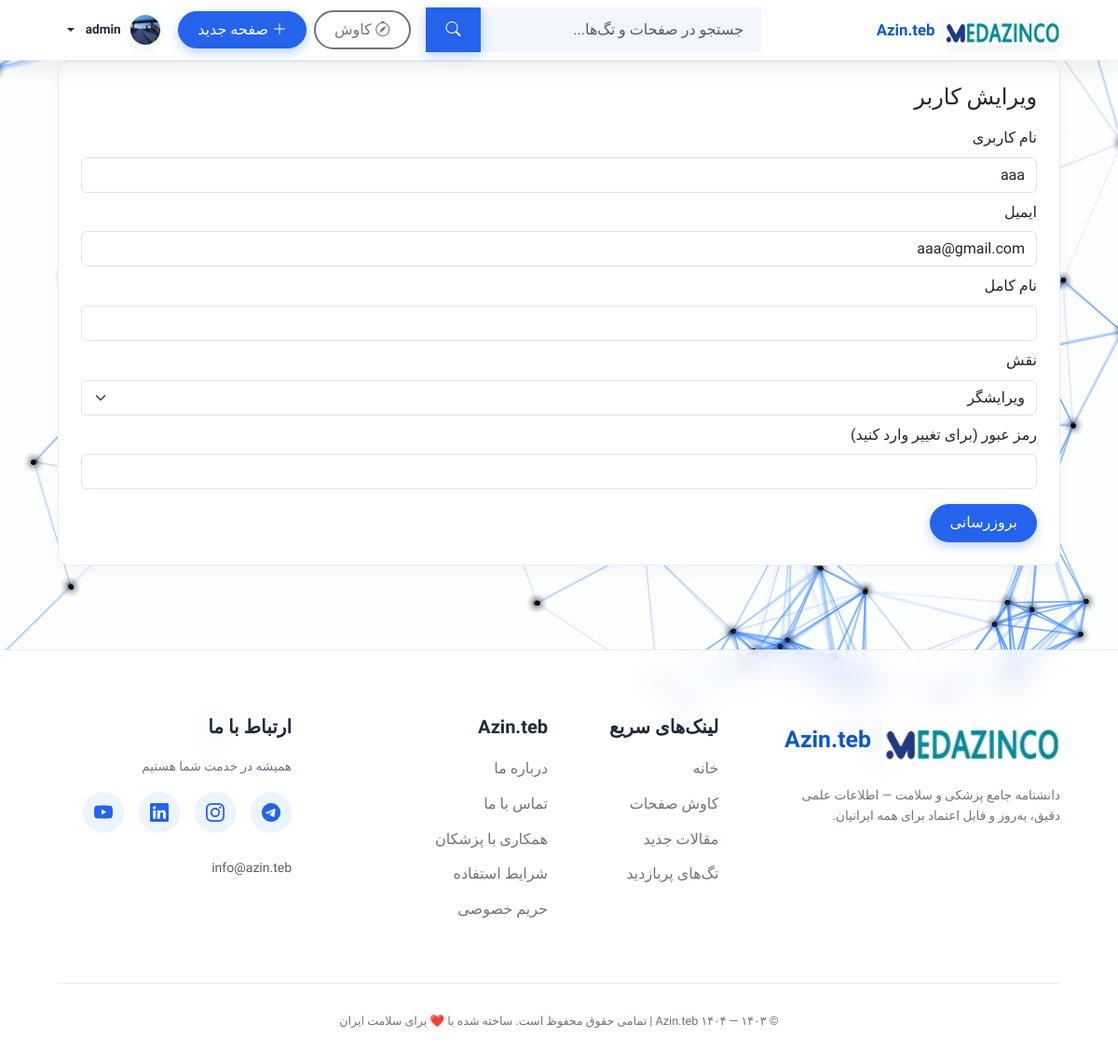
The app's page /admin/users/edit/2 (signed in) with its own data.
### app/models.py (models this page shows, shortened)
class User(db.Model, UserMixin):
    __tablename__ = 'user'
    id = db.Column(db.Integer, primary_key=True)
    username = db.Column(db.String(150), unique=True, nullable=False)
    email = db.Column(db.String(150), unique=True, nullable=False)
    password = db.Column(db.String(200), nullable=False)
    full_name = db.Column(db.String(150))
    bio = db.Column(db.Text)
    role = db.Column(db.String(50), default='user')
    avatar = db.Column(db.String(200), default='default_avatar.png')
    created_at = db.Column(db.DateTime, default=datetime.utcnow)
    comments = relationship('Comment', back_populates='user', cascade='all, delete-orphan')

### app/blueprints/admin/routes.py (the view, shortened to what this page needs)
@admin_bp.route('/users/edit/<int:user_id>', methods=['GET','POST'], endpoint='admin_user_edit')
@login_required
@admin_required
def admin_user_edit(user_id):
    user = User.query.get_or_404(user_id)
    return render_template('admin_user_form.html', user=user)

### app/__init__.py (called while the page is built)
def _inject_template_helpers(app: Flask) -> None:
    @app.context_processor
    def _helpers():
        def endpoint_exists(name: str) -> bool:
            try:
                return name in current_app.view_functions
            except Exception:
                return False
        return {"endpoint_exists": endpoint_exists}

### app/blueprints/admin/routes.py (called while the page is built)
def admin_required(f):
    from functools import wraps
    @wraps(f)
    def wrapped(*a, **kw):
        if not current_user.is_authenticated or current_user.role != 'admin':
            flash('فقط ادمین دسترسی دارد', 'danger')
            return redirect(url_for('index'))
        return f(*a, **kw)
    return wrapped

### app/models.py (called while the page is built)
def get_user_by_id(user_id: Optional[str]) -> Optional[User]:
    if not user_id:
        return None
    try:
        uid = int(user_id)
        return db.session.get(User, uid)
    except Exception:
        return None

### app/templates/admin_user_form.html (shortened to what this page needs)
{% extends "base.html" %}
{% block content %}
<div class="card card-glass p-4">
  <h4 class="mb-3">{% if user %}ویرایش کاربر{% else %}ایجاد کاربر{% endif %}</h4>
  <form method="POST">
    <div class="mb-2"><label class="form-label">نام کاربری</label><input name="username" class="form-control" value="{{ user.username if user else '' }}" required></div>
    <div class="mb-2"><label class="form-label">ایمیل</label><input name="email" class="form-control" value="{{ user.email if user else '' }}" required></div>
    <div class="mb-2"><label class="form-label">نام کامل</label><input name="full_name" class="form-control" value="{{ user.full_name if user else '' }}"></div>
    <div class="mb-2"><label class="form-label">نقش</label>
      <select name="role" class="form-select">
        <option value="editor" {% if user and user.role=='editor' %}selected{% endif %}>ویرایشگر</option>
      </select>
    </div>
    <div class="mb-2"><label class="form-label">رمز عبور {% if user %}(برای تغییر وارد کنید){% endif %}</label><input name="password" class="form-control" {% if not user %}required{% endif %}></div>
    <div class="mt-3"><button class="btn btn-primary">{% if user %}بروزرسانی{% else %}ایجاد{% endif %}</button></div>
  </form>
</div>
{% endblock %}

### app/templates/base.html (shortened to what this page needs)
<!doctype html>
<html lang="fa" dir="rtl">
<head>
  <link href="https://cdn.jsdelivr.net/npm/bootstrap@5.3.2/dist/css/bootstrap.rtl.min.css" rel="stylesheet">
  <link href="https://cdn.jsdelivr.net/npm/bootstrap-icons@1.11.1/font/bootstrap-icons.css" rel="stylesheet">
  <link href="https://unpkg.com/aos@2.3.1/dist/aos.css" rel="stylesheet">
  <link rel="stylesheet" href="{{ url_for('static', filename='css/circular-text.css') }}">
  <link rel="stylesheet" href="{{ url_for('static', filename='css/theme.css') }}">
</head>
<body>
  {% macro safe_url_for(endpoint, filename=None) %}
    {% if endpoint_exists(endpoint) %}
      {{ url_for(endpoint, filename=filename) }}
    {% elif endpoint == 'auth.uploads_file' and filename %}
      /uploads/{{ filename }}
    {% else %}
      #
    {% endif %}
  {% endmacro %}
  {% set home_url = url_for('wiki.index') if endpoint_exists('wiki.index') else '/' %}
  {% set discover_url = url_for('wiki.discover') if endpoint_exists('wiki.discover') else url_for('wiki.index') %}
  {% set edit_url = url_for('wiki.edit_page', page_slug='new') if endpoint_exists('wiki.edit_page') else '/edit/new' %}
  {% set login_url = url_for('auth.login') if endpoint_exists('auth.login') else '/login' %}
  {% set profile_url = url_for('auth.profile') if endpoint_exists('auth.profile') else '/profile' %}
  {% set admin_users_url = url_for('admin.admin_users') if endpoint_exists('admin.admin_users') else None %}
  <header class="site-header" data-aos="fade-down">
    <div class="container d-flex align-items-center justify-content-between py-2">
      <a class="brand" href="{{ home_url }}">
        <img src="{{ url_for('static', filename='logo.png') }}" alt="Azin.teb" class="logo"
             onerror="this.onerror=null; this.src='{{ url_for('static', filename='default_avatar.png') }}'">
        <span>Azin.teb</span>
      </a>
      <form id="global-search" class="d-flex ms-auto me-3" action="{{ discover_url }}" method="GET" role="search">
        <div class="input-group search-wrap">
          <input name="q" value="{{ request.args.get('q','') }}" class="form-control search-input" placeholder="جستجو در صفحات و تگ‌ها..." aria-label="جستجو">
          <button class="btn btn-primary" type="submit" aria-label="جستجو"><i class="bi bi-search"></i></button>
        </div>
      </form>
      <nav class="d-flex gap-2 align-items-center">
        {% if endpoint_exists('wiki.discover') %}
          <a class="btn btn-outline-secondary" href="{{ discover_url }}"><i class="bi bi-compass me-1"></i>کاوش</a>
        {% else %}
          <a class="btn btn-outline-secondary" href="{{ url_for('wiki.index') }}"><i class="bi bi-search me-1"></i>کاوش</a>
        {% endif %}
        {% if current_user.is_authenticated %}
          <a class="btn btn-primary" href="{{ edit_url }}"><i class="bi bi-plus-lg me-1"></i>صفحه جدید</a>
          <div class="dropdown">
            <a class="dropdown-toggle" href="#" data-bs-toggle="dropdown" aria-expanded="false">
              {% set avatar_path = current_user.avatar if current_user.avatar else 'default_avatar.png' %}
              <img src="{{ safe_url_for('auth.uploads_file', filename=avatar_path) }}"
                   class="avatar-sm" alt="avatar"
                   onerror="this.onerror=null; this.src='{{ url_for('static', filename='default_avatar.png') }}'">
              <span class="small fw-semibold">{{ current_user.username }}</span>
            </a>
          </div>
        {% else %}
          <a class="btn btn-outline-primary" href="{{ login_url }}"><i class="bi bi-box-arrow-in-right me-1"></i>ورود</a>
        {% endif %}
      </nav>
    </div>
  </header>
  <main class="container mt-0 pt-0">
    {% block content %}{% endblock %}
  </main>
  <footer class="site-footer">
    <div class="container">
      <div class="row gy-5">
        <div class="col-lg-4 col-md-6">
          <a href="{{ home_url }}" class="footer-brand">
            <img src="{{ url_for('static', filename='logo.png') }}" alt="Azin.teb">
            Azin.teb
          </a>
          <p class="mt-3 small" style="max-width: 290px;">
            دانشنامه جامع پزشکی و سلامت — اطلاعات علمی دقیق، به‌روز و قابل اعتماد برای همه ایرانیان.
          </p>
        </div>
        <div class="col-lg-2 col-md-6">
          <h5 class="footer-title">لینک‌های سریع</h5>
          <ul class="footer-links">
            <li><a href="{{ home_url }}">خانه</a></li>
            <li><a href="{{ discover_url }}">کاوش صفحات</a></li>
            <li><a href="#">مقالات جدید</a></li>
            <li><a href="#">تگ‌های پربازدید</a></li>
          </ul>
        </div>
        <div class="col-lg-3 col-md-6">
          <h5 class="footer-title">Azin.teb</h5>
          <ul class="footer-links">
            <li><a href="#">درباره ما</a></li>
            <li><a href="#">تماس با ما</a></li>
            <li><a href="#">همکاری با پزشکان</a></li>
            <li><a href="#">شرایط استفاده</a></li>
            <li><a href="#">حریم خصوصی</a></li>
          </ul>
        </div>
        <div class="col-lg-3 col-md-6">
          <h5 class="footer-title">ارتباط با ما</h5>
          <p class="small mb-3">همیشه در خدمت شما هستیم</p>
          <div class="social-icons mb-4">
            <a href="#" target="_blank" title="تلگرام"><i class="bi bi-telegram"></i></a>
            <a href="#" target="_blank" title="اینستاگرام"><i class="bi bi-instagram"></i></a>
            <a href="#" target="_blank" title="لینکدین"><i class="bi bi-linkedin"></i></a>
            <a href="#" target="_blank" title="یوتیوب"><i class="bi bi-youtube"></i></a>
          </div>
          <small class="text-muted">info@azin.teb</small>
        </div>
      </div>
      <div class="footer-bottom text-center">
        <small>
          © ۱۴۰۳ — ۱۴۰۴ Azin.teb | تمامی حقوق محفوظ است.
          ساخته شده با ❤️ برای سلامت ایران
        </small>
      </div>
    </div>
  </footer>
</body>
</html>

### app/static/css/theme.css (style rules this page uses)
:root { --bg: #f8fafc; --card: #ffffff; --muted: #6b7280; --text: #0f1724; --primary: #2563eb; --glass: linear-gradient(180deg, rgba(255,255,255,0.9), rgba(255,255,255,0.95)); }
* { box-sizing:border-box }
body { background:var(--bg); color:var(--text); font-family:"Vazirmatn", system-ui, -apple-system, "Segoe UI", Roboto, "Helvetica Neue", Arial; -webkit-font-smoothing:antialiased; -moz-osx-font-smoothing:grayscale; margin:0; }
.site-header { background:var(--card); border-bottom:1px solid #eef2f7; position:sticky; top:0; z-index:50; }
.brand { font-weight:700;font-size:1.05rem;display:flex;gap:.6rem;align-items:center }
.logo { height:34px }
.container { max-width:1100px }
.card-glass { background:var(--card); border-radius:12px; border:1px solid #e9eef6; box-shadow:0 6px 18px rgba(20,30,60,0.04); }
.avatar-sm { width:36px;height:36px;border-radius:50%;object-fit:cover;border:2px solid #fff }
.small { font-size:.85rem }
.search-wrap { width:360px }
.search-input { border-radius:8px 0 0 8px }
.btn-primary { background:var(--primary);border-color:var(--primary) }

### app/templates/base.html (style rules this page uses)
:root { --primary: #0d6efd; --primary-dark: #0a58ca; --primary-soft: rgba(13, 110, 253, 0.1); --light-bg: #f8f9fc; --card-bg: #ffffff; --text-dark: #1f2937; --text-muted: #6c757d; --glass-border: rgba(15, 23, 42, 0.08); --shadow-sm: 0 4px 12px rgba(0,0,0,0.05); --shadow-md: 0 8px 24px rgba(0,0,0,0.08); --shadow-lg: 0 16px 32px rgba(0,0,0,0.12); --radius-md: 12px; --radius-lg: 16px; --transition: all 0.25s ease; }
body { font-family: 'Vazirmatn', system-ui, -apple-system, 'Segoe UI', Roboto, sans-serif; background: var(--light-bg); color: var(--text-dark); line-height: 1.6; -webkit-font-smoothing: antialiased; -moz-osx-font-smoothing: grayscale; }
.site-header { position: sticky; top: 0; z-index: 999; background: rgba(255, 255, 255, 0.92); backdrop-filter: blur(16px); -webkit-backdrop-filter: blur(16px); border-bottom: 1px solid var(--glass-border); box-shadow: var(--shadow-sm); transition: var(--transition); }
.brand { font-weight: 700; font-size: 1.25rem; color: var(--primary-dark); display: flex; align-items: center; gap: 0.75rem; text-decoration: none; transition: var(--transition); }
.logo { height: 46px; width: auto; filter: drop-shadow(0 3px 6px rgba(0,0,0,0.06)); }
.search-wrap { width: 420px; max-width: 36vw; }
.search-input { border-radius: 12px 0 0 12px; border: 1px solid transparent; background: #f3f6ff; padding: 0.7rem 1.1rem; transition: var(--transition); }
.search-wrap .btn { border-radius: 0 12px 12px 0; padding: 0.7rem 1.3rem; background: var(--primary); border-color: var(--primary); color: white; }
.avatar-sm { width: 44px; height: 44px; border-radius: 50%; object-fit: cover; border: 2.5px solid #fff; box-shadow: var(--shadow-sm); }
.dropdown-toggle { display: flex; align-items: center; gap: 0.5rem; text-decoration: none; color: var(--text-dark); font-weight: 500; padding: 0.3rem 0.6rem; border-radius: 30px; }
.btn-outline-secondary { border-radius: 30px; border-width: 2px; font-weight: 500; padding: 0.45rem 1.25rem; }
.btn-primary { background: var(--primary); border-color: var(--primary); border-radius: 30px; font-weight: 500; padding: 0.45rem 1.25rem; box-shadow: 0 4px 12px rgba(13, 110, 253, 0.3); }
.site-footer { background: rgba(255, 255, 255, 0.78); backdrop-filter: blur(14px); -webkit-backdrop-filter: blur(14px); border-top: 1px solid var(--glass-border); box-shadow: var(--shadow-sm); margin-top: 90px; padding: 70px 0 35px; color: var(--text-muted); }
.footer-brand { font-size: 1.55rem; font-weight: 700; color: var(--primary-dark); display: inline-flex; align-items: center; gap: 12px; text-decoration: none; }
.footer-brand img { height: 52px; }
.footer-title { color: var(--text-dark); font-weight: 600; margin-bottom: 1.3rem; }
.footer-links { list-style: none; padding: 0; margin: 0; }
.footer-links li { margin-bottom: 0.75rem; }
.footer-links a { color: var(--text-muted); text-decoration: none; font-weight: 500; transition: var(--transition); }
.social-icons a { display: inline-flex; align-items: center; justify-content: center; width: 44px; height: 44px; background: rgba(13, 110, 253, 0.08); color: var(--primary); border-radius: 50%; margin-left: 12px; font-size: 1.25rem; transition: var(--transition); }
.footer-bottom { border-top: 1px solid var(--glass-border); padding-top: 28px; margin-top: 55px; font-size: 0.9rem; }

### records on screen
User: avatar (picture), username "admin"
User: username "aaa", email "aaa@gmail.com", role "ویرایشگر"
